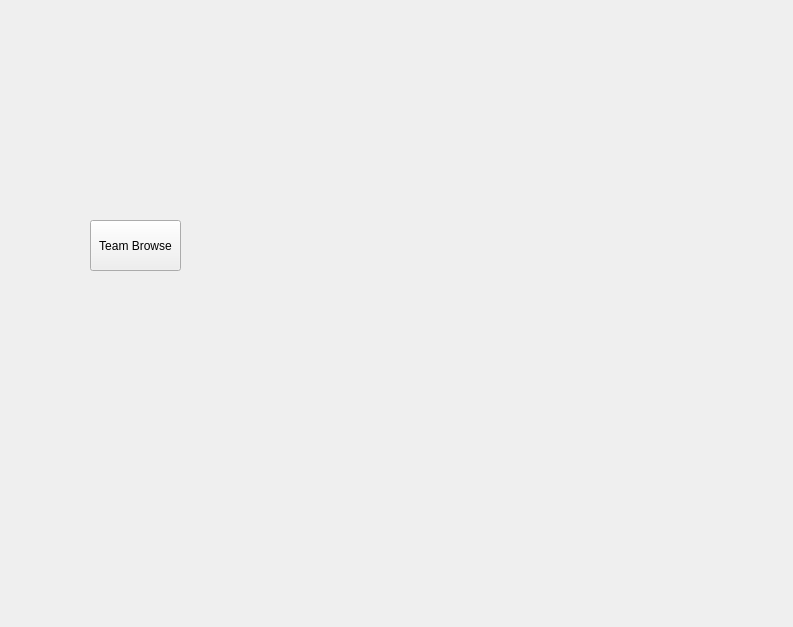
<?xml version="1.0" encoding="UTF-8"?>
<ui version="4.0">
 <class>Hub</class>
 <widget class="QWidget" name="Hub">
  <property name="geometry">
   <rect>
    <x>0</x>
    <y>0</y>
    <width>793</width>
    <height>627</height>
   </rect>
  </property>
  <property name="windowTitle">
   <string>Form</string>
  </property>
  <widget class="QStackedWidget" name="stackedWidget">
   <property name="geometry">
    <rect>
     <x>380</x>
     <y>10</y>
     <width>391</width>
     <height>611</height>
    </rect>
   </property>
   <property name="currentIndex">
    <number>1</number>
   </property>
   <widget class="QWidget" name="pageHome"/>
   <widget class="QWidget" name="pageBrowse"/>
  </widget>
  <widget class="QWidget" name="widgetButtons" native="true">
   <property name="geometry">
    <rect>
     <x>70</x>
     <y>210</y>
     <width>120</width>
     <height>80</height>
    </rect>
   </property>
   <widget class="QPushButton" name="buttonTeamBrowse">
    <property name="geometry">
     <rect>
      <x>20</x>
      <y>10</y>
      <width>91</width>
      <height>51</height>
     </rect>
    </property>
    <property name="text">
     <string>Team Browse</string>
    </property>
   </widget>
  </widget>
 </widget>
 <resources/>
 <connections/>
 <slots>
  <slot>on_buttonBrowse_clicked()</slot>
 </slots>
</ui>
